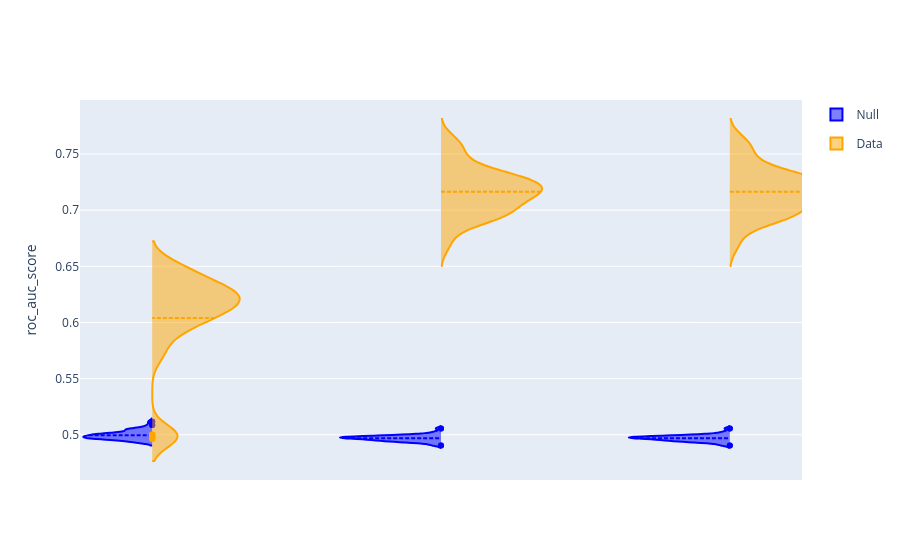

This figure's notebook cell:
### Code cell
# Child Measures - Language Tasks

df1 = df_classify[(df_classify['target']=='DX_01_Cat_binarize') & 
                  (df_classify['Assessment']=='Child_Measures') & 
                  (df_classify['Domain']=='Language_Tasks')]


interactive_plot(df=df1)

### Figure 1 — Plotly figure (JSON) as saved in the notebook; plotly's stock layout.template omitted (floating-point values rounded to 4 significant figures; data arrays with more than 128 entries replaced by an {"elided": "..."} marker saying what was removed)
{"data": [{"box": {"visible": false}, "legendgroup": "Null", "line": {"color": "blue"}, "meanline": {"visible": true}, "name": "Null", "scalegroup": "Null", "side": "negative", "type": "violin", "x": {"elided": "350 str values"}, "y": {"elided": "350 float values"}}, {"box": {"visible": false}, "legendgroup": "Data", "line": {"color": "orange"}, "meanline": {"visible": true}, "name": "Data", "scalegroup": "Data", "side": "positive", "type": "violin", "x": {"elided": "350 str values"}, "y": {"elided": "350 float values"}}], "layout": {"violingap": 0, "violinmode": "overlay", "xaxis": {"showticklabels": false}, "yaxis": {"title": {"text": "roc_auc_score"}}}}
